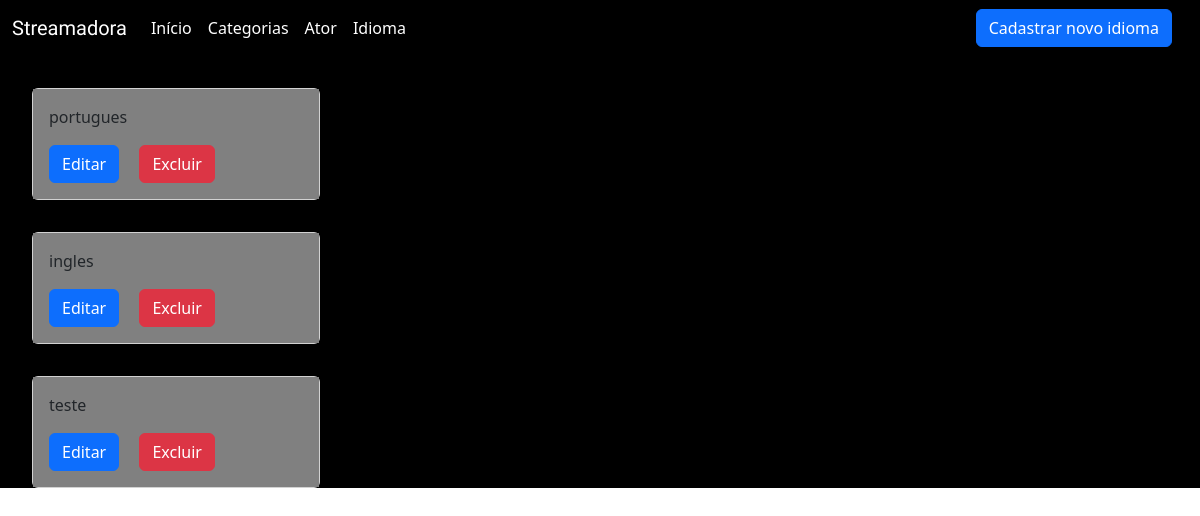
Page /idioma.php on the committed database.
### tables this page shows
CREATE TABLE `idioma` (
  `idioma_id` tinyint NOT NULL,
  `nome` varchar(255) DEFAULT NULL,
  PRIMARY KEY (`idioma_id`)
);

### model/idiomaModel.php (called while the page is built, shortened)
<?php
class idiomaModel {
    private $servername = "localhost";
    private $username = "root";
    private $password = "root";
    private $dbname = "streamadora";
    public $conn;
    public function __construct() {
        $this->conn = new mysqli($this->servername, $this->username, $this->password, $this->dbname);
    }
    public function getIdioma() {
        $sql = "SELECT * FROM idioma";
        $result = $this->conn->query($sql);
        return $result;
    }
}

### idioma.php (the view, shortened to what this page needs)
<?php
include_once 'model/idiomaModel.php';
$di = new idiomaModel();
$idioma = $di->getIdioma();
?>
<!DOCTYPE html>
<html>
  <head>
  <link rel = "stylesheet" type="text/css" href="src/style.css">
    <link href="https://cdn.jsdelivr.net/npm/bootstrap@5.3.3/dist/css/bootstrap.min.css" rel="stylesheet"
>
  </head>
<body>
<header class="teste">
        <nav class="navbar navbar-expand-lg">
            <div class="container-fluid">
                <a class="navbar-brand poetsen-one-regular" href="#">Streamadora</a>
                <div class="collapse navbar-collapse" id="navbarSupportedContent">
                    <ul class="navbar-nav me-auto mb-2 mb-lg-0">
                        <li class="nav-item">
                            <a class="nav-link" aria-current="page" href="index.php">Início</a>
                        </li>
                        <li class="nav-item dropdown">
                            <a class="nav-link " href="#" role="button"
                                aria-expanded="false">
                                Categorias
                            </a>
                        </li>
                        <li class="nav-item">
                            <a class="nav-link" href="#">Ator</a>
                        </li>
                        <li class="nav-item">
                            <a class="nav-link" href="idioma.php">Idioma</a>
                        </li>
                    </ul>
                    <button type="button" class="btn btn-primary me-3" data-bs-toggle="modal"
                        data-bs-target="#modalCadastro">
                        Cadastrar novo idioma
                    </button>
            </div>
        </nav>
        <?php
            if ($idioma->num_rows > 0) {
                while ($row = $idioma->fetch_assoc()) {
                    echo "<div class='card'>
                     <div class='card-body'>
                        <p class='card-text'>" . $row["nome"] . "</p>
                        <button type='button' class='btn btn-primary me-3'
                            data-bs-toggle='modal'
                            data-bs-target='#modalAtualizacao'
                            data-id='" . $row['idioma_id'] . "'
                            data-nome='" . $row['nome'] . "'>
                            Editar
                        </button>
                  <a href='controller/excluirIdiomaController.php?id=" . $row["idioma_id"] . "' class='btn btn-danger' onclick='return confirm(\"Tem certeza que deseja excluir este item?\");'>Excluir</a>
                    </div>
                </div>";
                }
            } else {
                echo "<p>Nenhum Filme encontrado</p>";
            }
            ?>
    </header>
</body>
</html>

### src/style.css (style rules this page uses)
.poetsen-one-regular { font-family: "Poetsen One", sans-serif; font-weight: 400; font-style: normal; }
.card { width: 18rem; margin: 2em; }
body { background-color: black; color: white; }

### rows in the picture
idioma: nome "portugues"
idioma: nome "ingles"
idioma: nome "teste"
